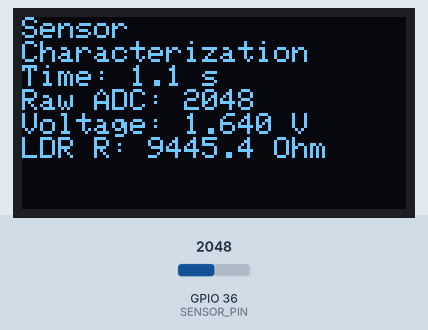
Bench run of a sketch on a simulated ESP32. On the bench: 128×64 one-colour display. Inputs (shaded band) come from the test bench; at power-on: GPIO 36 (SENSOR_PIN) = 2048. What the sketch prints to the serial monitor is not drawn.

Above: at 1.3 s.
1.4 s: GPIO 36 (SENSOR_PIN) set to 2866
At 2.0 s:
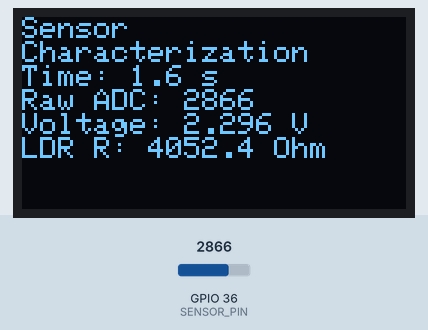
3.6 s: GPIO 36 (SENSOR_PIN) set to 3603
At 4.1 s:
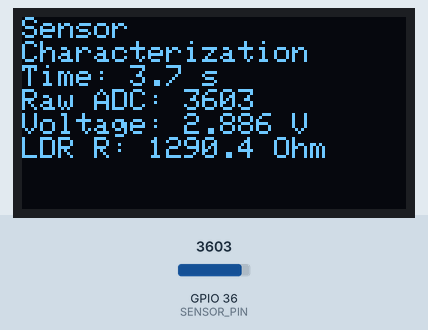
5.7 s: GPIO 36 (SENSOR_PIN) set to 4095
At 6.2 s:
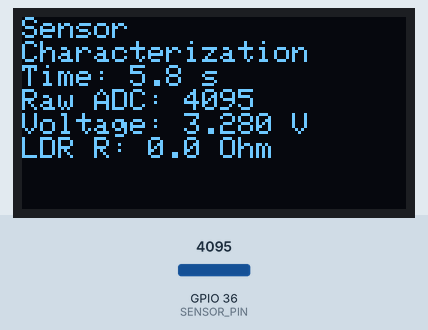
Timing chart, 0 to 8.7 s (numbered marks = the images above; inputs shaded):
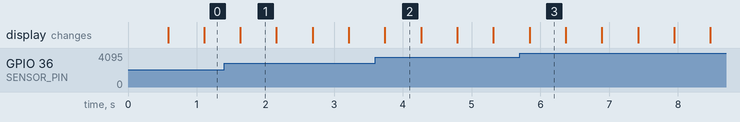

The sketch:

sensor_characterization.ino
```cpp
#include <SPI.h>
#include <Wire.h>
#include <Adafruit_GFX.h>
#include <Adafruit_SSD1306.h>

#define SCREEN_WIDTH 128
#define SCREEN_HEIGHT 64
#define OLED_RESET -1
#define SCREEN_ADDRESS 0x3C

Adafruit_SSD1306 display(SCREEN_WIDTH, SCREEN_HEIGHT, &Wire, OLED_RESET);

// name Arduino board pins used by the circuit
#define SENSOR_PIN A0

int rawValue = 0;
float voltage = 0.0;
float ldrResistance = 0;

const float VCC = 3.28;
const float R_FIXED = 9450.0; // 10k ohm resistor

void setup() {
    Serial.begin(9600);

    if (!display.begin(SSD1306_SWITCHCAPVCC, SCREEN_ADDRESS)) {
        Serial.println(F("SSD1306 allocation failed"));
        for (;;); // Don't proceed, loop forever
    }

    display.clearDisplay();
    display.setTextColor(WHITE);

    pinMode(SENSOR_PIN, INPUT);
}

void loop() {
    rawValue = analogRead(SENSOR_PIN);
    voltage = rawValue * (VCC / 4095.0);
    if (voltage > 0) {
        ldrResistance = R_FIXED * ((VCC / voltage) - 1.0);
    }

    displayInfo();

    delay(500); // 500ms delay for readability
}

void displayInfo() {
    Serial.print("DATA,");
    Serial.print(millis());
    Serial.print(",");
    Serial.print(rawValue);
    Serial.print(",");
    Serial.print(voltage, 3);
    Serial.print(",");
    Serial.println(ldrResistance);

    display.clearDisplay();
    display.setTextSize(1);
    display.setTextColor(WHITE);
    display.setCursor(0, 0);
    display.println("Sensor");
    display.println("Characterization");
    display.print("Time: ");
    display.print(millis() / 1000.0, 1);
    display.println(" s");
    display.print("Raw ADC: ");
    display.println(rawValue);
    display.print("Voltage: ");
    display.print(voltage, 3);
    display.println(" V");
    display.print("LDR R: ");
    display.print(ldrResistance, 1);
    display.println(" Ohm");
    display.display();
}
```

Measured:
- what the display in image 1 shows lasts 0.6 s, from 1.6 s to 2.2 s
